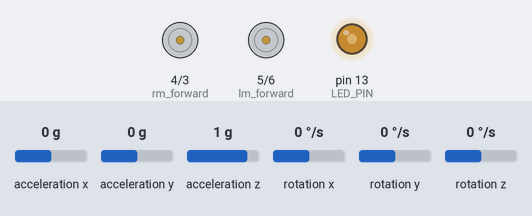
Recording of a sketch running on a simulated Arduino Uno, built with avr-gcc and run on an emulated ATmega328P. On the bench: motor-driver pin pairs drawn as motors (green arrow = first pin HIGH = forward, orange = second pin HIGH = backward, longer = more drive, scaled by the enable pin), output pins drawn as LEDs (lit = HIGH). The inputs (shaded band) are chosen by the test bench; at power-on: acceleration x 0 g, acceleration y 0 g, acceleration z 1 g, rotation x 0 °/s, rotation y 0 °/s, rotation z 0 °/s. What the sketch prints to the serial monitor is not drawn.

Above: at 1.2 s.
1.3 s: acceleration x set to -1.4 g
4.3 s: acceleration x set to 0.8 g
7.3 s: acceleration x set to -0.8 g
Timing chart, 0 to 16.3 s (numbered marks = the images above; inputs shaded):
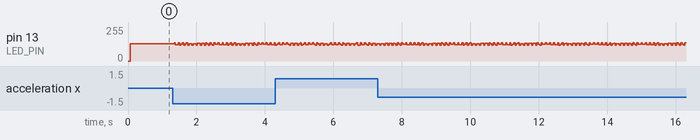

The sketch:

self_balancing_robot.ino
```cpp
#include "I2Cdev.h"
#include "MPU6050.h"

#if I2CDEV_IMPLEMENTATION == I2CDEV_ARDUINO_WIRE
    #include "Wire.h"
#endif

MPU6050 accelgyro;

int16_t ax, ay, az;
int16_t gx, gy, gz;

#define OUTPUT_READABLE_ACCELGYRO

#define LED_PIN 13
bool blinkState = false;

int rm_forward = 4;
int rm_backward = 3;
int lm_forward = 5;
int lm_backward = 6;
int rm_pwm = 7;
int lm_pwm = 2;

int last_error = 0;
int error = 0;

int motor_speed = 0;
int max_motor_speed = 255;
int target_value = 0;

float Kp = 1;
float Kd = 0;

void setup() {
    MPU6050_setup();
    motor_setup();
}

void loop() {
    PID_controller();
}

int sensorRead(){
  accelgyro.getMotion6(&ax, &ay, &az, &gx, &gy, &gz);
  #ifdef OUTPUT_READABLE_ACCELGYRO
        // display tab-separated accel/gyro x/y/z values
//        Serial.print("AX : ");
//        Serial.print(ax); Serial.print("\n");

    #endif

    blinkState = !blinkState;
    digitalWrite(LED_PIN, blinkState);

    return ax;
}

void MPU6050_setup(){
    #if I2CDEV_IMPLEMENTATION == I2CDEV_ARDUINO_WIRE
        Wire.begin();
    #elif I2CDEV_IMPLEMENTATION == I2CDEV_BUILTIN_FASTWIRE
        Fastwire::setup(400, true);
    #endif

    Serial.begin(38400);

    Serial.println("Initializing I2C devices...");
    accelgyro.initialize();

    Serial.println("Testing device connections...");
    Serial.println(accelgyro.testConnection() ? "MPU6050 connection successful" : "MPU6050 connection failed");

    pinMode(LED_PIN, OUTPUT);
}
void motor_setup(){
  pinMode(rm_pwm, OUTPUT);
  pinMode(lm_pwm, OUTPUT);
  pinMode(rm_forward, OUTPUT);
  pinMode(rm_backward, OUTPUT);
  pinMode(lm_forward, OUTPUT);
  pinMode(lm_backward, OUTPUT);

}

int PID_controller(){
  ax = sensorRead();
  Serial.println(ax);
  error = ax - target_value;
  int current_motor_speed = Kp * error + Kd * (error - last_error);
  last_error = error;


  if (current_motor_speed > 0){
    int lm_speed = motor_speed - current_motor_speed;
    int rm_speed = motor_speed - current_motor_speed;

//    Serial.println(lm_speed);
    if (lm_speed > max_motor_speed) lm_speed = max_motor_speed;;
    if (rm_speed > max_motor_speed) rm_speed = max_motor_speed;;

    analogWrite(rm_pwm, rm_speed);
    analogWrite(lm_pwm, lm_speed);
    digitalWrite(rm_forward, HIGH);
    digitalWrite(rm_backward, LOW);
    digitalWrite(lm_forward, HIGH);
    digitalWrite(lm_backward, LOW);
  }

  else if (current_motor_speed < 0){
    int lm_speed = motor_speed + current_motor_speed;
    int rm_speed = motor_speed + current_motor_speed;

    if (lm_speed > max_motor_speed) lm_speed = max_motor_speed;
    if (rm_speed > max_motor_speed) rm_speed = max_motor_speed;

    analogWrite(rm_pwm, rm_speed);
    analogWrite(lm_pwm, lm_speed);
    digitalWrite(rm_forward, LOW);
    digitalWrite(rm_backward, HIGH);
    digitalWrite(lm_forward, LOW);
    digitalWrite(lm_backward, HIGH);
  }


}
```
